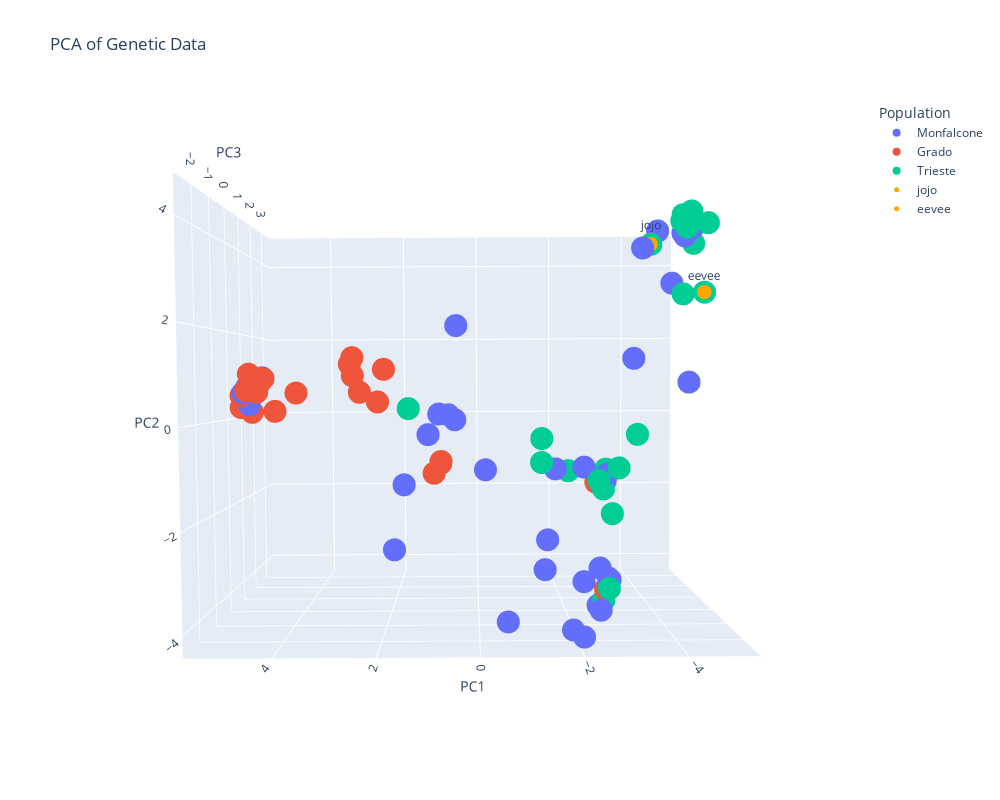

Notebook code for this chart:
### Markdown cell above
Come vedete questo grafico ci mostra che la maggior parte della variabilità (63% circa) è spiegata dai primi tre componenti. Questo ci consente di proseguire la nostra analisi con una approssimazione ai soli primi tre autovalori. Possiamo anche mostrare questi tre componenti nello spazio 3D per analizzare visivamente le relazioni ed i raggruppamenti tra i campioni.

### Code cell
import plotly.express as px
from sklearn.decomposition import PCA
import pandas as pd

pca = PCA(n_components=3)
scores = pca.fit_transform(genotype.to_n_alt().T)
scores_df = pd.DataFrame(scores, columns=['PC1', 'PC2', 'PC3'])
scores_df['Population'] = population

# Create a 3D scatter plot
fig = px.scatter_3d(scores_df, x='PC1', y='PC2', z='PC3',
                    color='Population', title="PCA of Genetic Data",
                    labels={'PC1': 'PC1', 'PC2': 'PC2', 'PC3': 'PC3'}, width = 1000, height = 800)

fig.add_scatter3d(x=[scores[-2,0]], y=[scores[-2,1]], z=[scores[-2,2]], mode='markers+text',
                  marker=dict(color='orange', size=5), text=["jojo"], name="jojo")

fig.add_scatter3d(x=[scores[-1,0]], y=[scores[-1,1]], z=[scores[-1,2]], mode='markers+text',
                  marker=dict(color='orange', size=5), text=["eevee"], name="eevee")

fig.show()

### Figure 1 — Plotly figure (JSON) as saved in the notebook; plotly's stock layout.template omitted (floating-point values rounded to 4 significant figures)
{"data": [{"hovertemplate": "Population=Monfalcone<br>PC1=%{x}<br>PC2=%{y}<br>PC3=%{z}<extra></extra>", "legendgroup": "Monfalcone", "marker": {"color": "#636efa", "symbol": "circle"}, "mode": "markers", "name": "Monfalcone", "scene": "scene", "showlegend": true, "type": "scatter3d", "x": [0.6916, -4.498, -4.666, -3.989, -3.486, 5.096, -4.404, -4.453, -2.342, -2.509, -2.359, -2.546, -2.325, 1.592, -1.314, -2.5, -2.037, -1.818, -2.086, -2.95, 5.177, 1.887, -3.461, 5.214, 0.4968, -3.445, 5.294, -2.89, 4.876, -3.516, -4.061, -0.5794, -2.029, -1.363, 0.5872, 1.224, -0.1956, 0.9218, -2.343], "y": [0.08538, 3.102, 4.166, 4.165, -1.896, 0.8459, 4.02, 3.959, -3.605, -3.007, -3.628, -3.047, -2.78, -1.329, -2.239, -3.127, -4.167, -4.017, -1.511, 1.282, 0.3465, -2.89, 3.641, 0.7335, 2.089, -2.016, 0.6182, -1.493, 0.9544, -1.692, 0.821, -4.103, -3.074, -3.081, -0.1363, -0.4504, -1.423, 0.09224, -3.577], "z": [0.1466, 0.3908, -0.6588, -0.3081, 3.306, -0.1545, -0.826, -0.8043, -2.333, -2.537, -2.583, -2.503, -2.642, -1.281, -2.571, -2.639, -2.564, -2.589, 2.944, -2.711, -0.1495, -0.5227, -1.171, -0.211, -0.4027, 3.53, -0.2245, 3.163, -0.163, 3.173, -2.528, -1.818, -2.541, -1.577, 2.142, 1.246, 2.075, 0.4047, -2.444]}, {"hovertemplate": "Population=Grado<br>PC1=%{x}<br>PC2=%{y}<br>PC3=%{z}<extra></extra>", "legendgroup": "Grado", "marker": {"color": "#EF553B", "symbol": "circle"}, "mode": "markers", "name": "Grado", "scene": "scene", "showlegend": true, "type": "scatter3d", "x": [5.216, 5.163, -3.268, 4.972, 5.351, 5.236, 5.097, 5.144, 4.887, 4.938, -2.459, 5.277, 4.852, 0.9409, 5.383, 0.933, 1.123, 5.219, 4.593, 5.138, 2.092, 5.236, 5.228, 5.087, 2.903, 2.353, 2.989, 4.165, 5.253, 2.918, 5.186, 2.833], "y": [0.5135, 1.036, -1.951, 0.6322, 0.556, 0.5289, 0.8677, 0.1711, 0.865, 0.9312, -3.232, 0.5864, 0.9367, -1.198, 0.2816, -1.202, -1.508, 0.6699, 0.1954, 0.7666, 1.126, 0.5324, 0.6125, 0.7732, 1.408, 0.3787, 1.266, 0.6035, 0.5734, 0.9947, 0.7661, 0.6013], "z": [-0.1247, -0.2286, 3.505, -0.2705, -0.1827, -0.1417, -0.1583, -0.04232, -0.2619, -0.2582, -2.506, 0.003511, -0.1763, 2.026, -0.07665, 1.596, 2.095, -0.2636, -0.1775, -0.1036, -0.5525, -0.1182, -0.05629, -0.1432, 0.1903, 0.4331, 0.3607, 0.04676, -0.07441, 0.3281, -0.1636, 0.8307]}, {"hovertemplate": "Population=Trieste<br>PC1=%{x}<br>PC2=%{y}<br>PC3=%{z}<extra></extra>", "legendgroup": "Trieste", "marker": {"color": "#00cc96", "symbol": "circle"}, "mode": "markers", "name": "Trieste", "scene": "scene", "showlegend": true, "type": "scatter3d", "x": [-4.756, -2.497, -4.625, -4.721, -4.277, -2.422, -4.479, -4.428, -4.634, -4.988, -3.493, -1.719, -1.681, -2.455, -3.364, -3.217, -3.428, -3.133, 1.748, -3.808, -3.802, -3.652, -5.041], "y": [2.851, -3.168, 4.124, 3.85, 4.195, -3.451, 4.132, 4.424, 4.519, 4.261, -1.561, -0.691, -1.294, -1.588, -1.927, -1.803, -2.1, -2.264, 0.1699, -1.502, -0.433, 3.732, 2.81], "z": [0.372, -2.691, -0.5656, -0.5293, -1.193, -2.51, -0.8777, -0.7488, -0.6722, -0.7, 3.247, 2.885, 2.54, 3.164, 3.42, 2.704, 3.224, 0.3751, 1.762, 3.011, 0.7767, -1.092, -0.3034]}, {"marker": {"color": "orange", "size": 5}, "mode": "markers+text", "name": "jojo", "text": ["jojo"], "type": "scatter3d", "x": [-3.652], "y": [3.732], "z": [-1.092]}, {"marker": {"color": "orange", "size": 5}, "mode": "markers+text", "name": "eevee", "text": ["eevee"], "type": "scatter3d", "x": [-5.041], "y": [2.81], "z": [-0.3034]}], "layout": {"height": 800, "legend": {"title": {"text": "Population"}, "tracegroupgap": 0}, "scene": {"aspectmode": "auto", "aspectratio": {"x": 1.261, "y": 1.051, "z": 0.7549}, "camera": {"center": {"x": 0, "y": 0, "z": 0}, "eye": {"x": -0.0003804, "y": 0.08062, "z": -1.988}, "projection": {"type": "perspective"}, "up": {"x": 0, "y": 0, "z": 1}}, "domain": {"x": [0, 1], "y": [0, 1]}, "xaxis": {"title": {"text": "PC1"}, "type": "linear"}, "yaxis": {"title": {"text": "PC2"}, "type": "linear"}, "zaxis": {"title": {"text": "PC3"}, "type": "linear"}}, "title": {"text": "PCA of Genetic Data"}, "width": 1000}}
